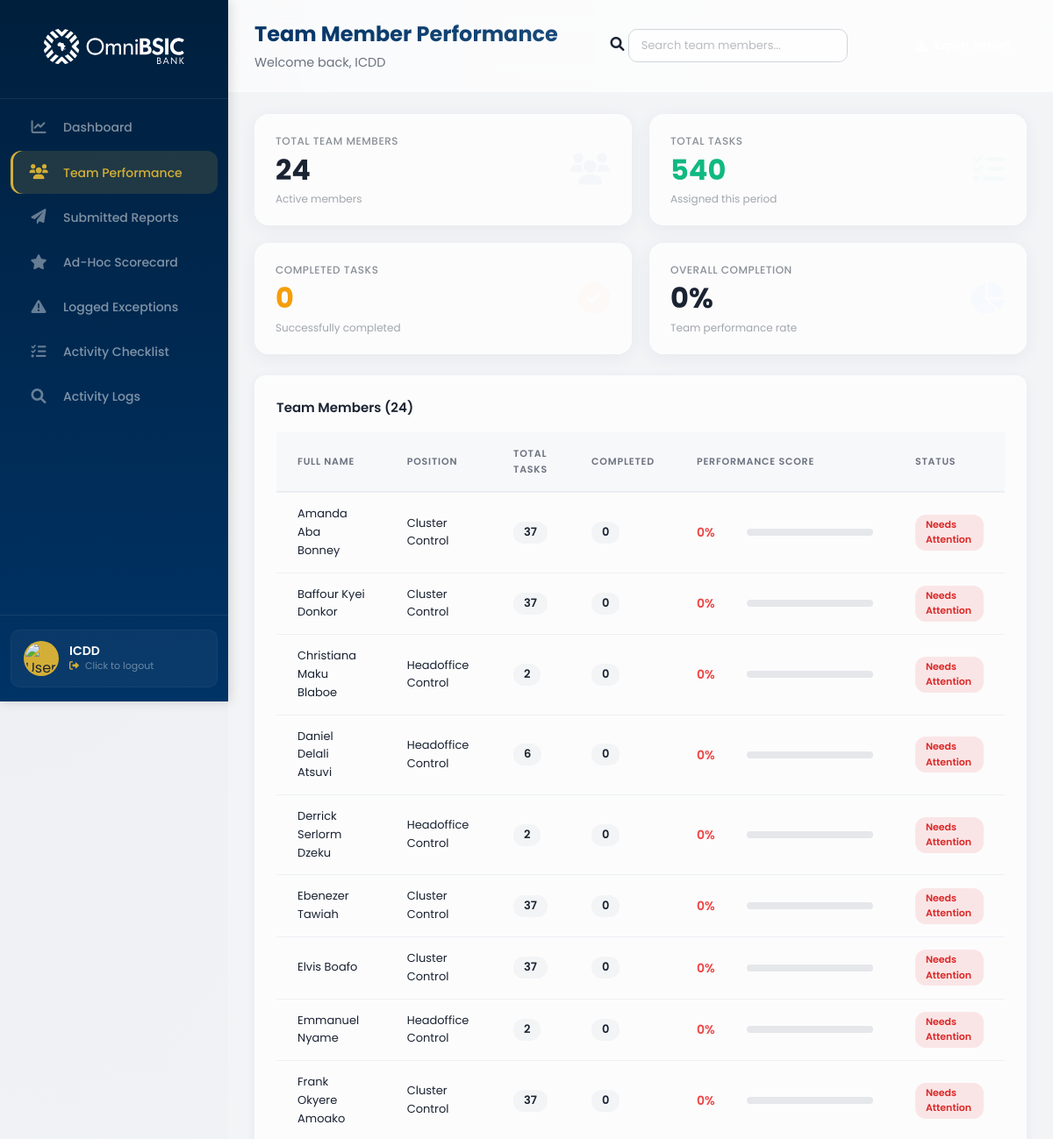
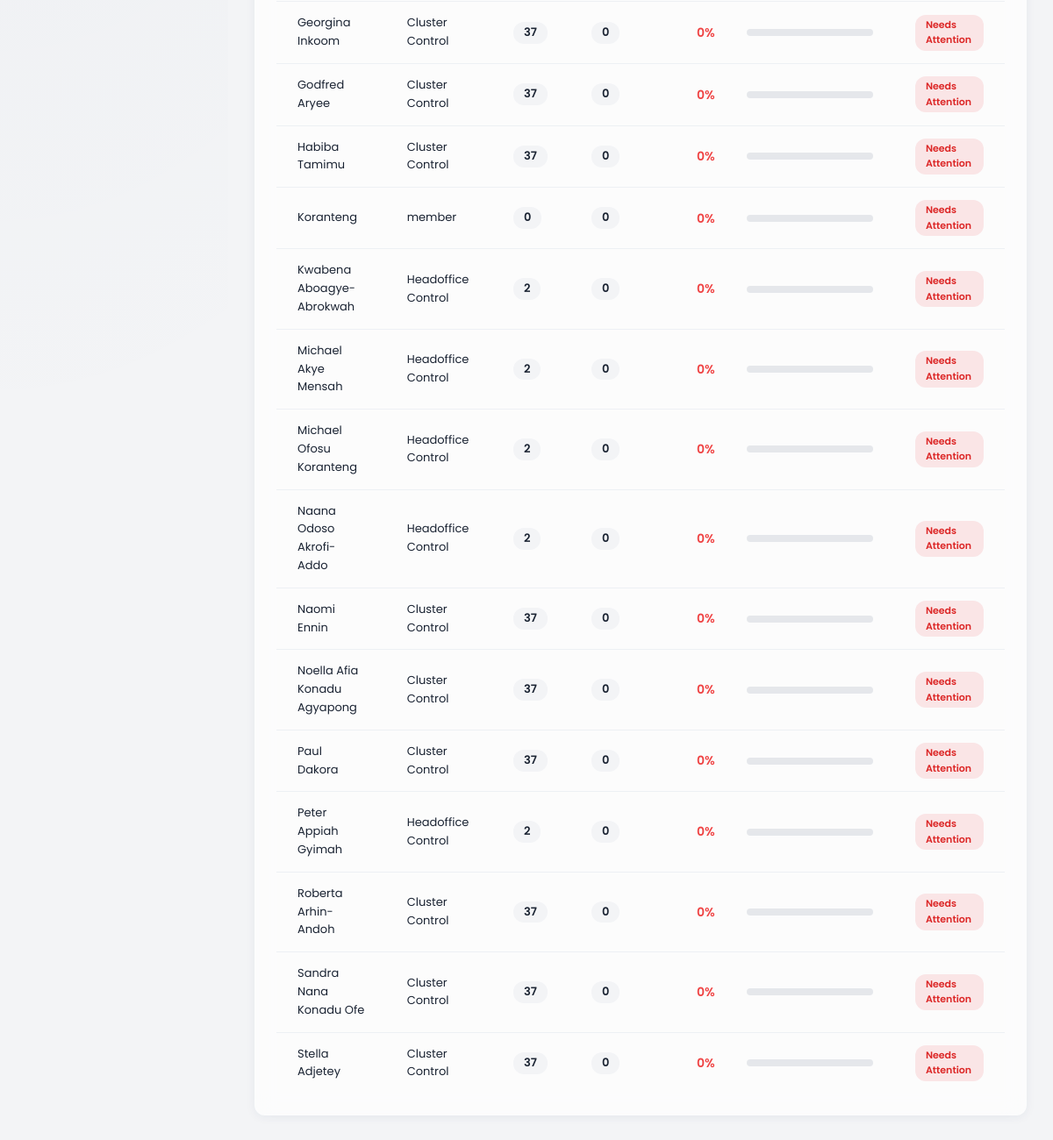
Page /adminboard/supervisor/team-performance/ (signed in) on the committed database (2 pictures, top to bottom).
### control_dashboard/models.py (models this page shows, shortened)
class UserProfile(models.Model):
    ROLE_CHOICES = [
        ('admin', 'Admin'),
        ('supervisor', 'Supervisor'),
        ('member', 'Member'),
    ]
    POSITION_CHOICES = [
        ('hc', 'Headoffice Control'),
        ('cc', 'Cluster Control'),
    ]
    STATUS_CHOICES = [
        ('active', 'Active'),
        ('inactive', 'Inactive'),
    ]
    user = models.OneToOneField(
        User,
        on_delete=models.CASCADE,
        related_name='profile',
        null=True,
        blank=True
    )
    email = models.EmailField(unique=True)
    full_name = models.CharField(max_length=200)
    username = models.CharField(max_length=150, unique=True, blank=True, null=True)
    position = models.CharField(max_length=50, choices=POSITION_CHOICES, default='member')
    role = models.CharField(max_length=50, choices=ROLE_CHOICES, default='member')
    status = models.CharField(max_length=50, choices=STATUS_CHOICES, default='active')
    departments = models.ManyToManyField(
        'Department',
        blank=True,
        related_name='user_profiles'
    )
    branches = models.ManyToManyField(
        'Branch',
        blank=True,
        related_name='user_profiles'
    )
    created_at = models.DateTimeField(auto_now_add=True)
    updated_at = models.DateTimeField(auto_now=True)
    class Meta:
        db_table = 'user_profiles'
        ordering = ['full_name']

### control_dashboard/views.py (the view)
# urls.py: path('supervisor/team-performance/', views.team_performance, name='team_performance'),
@login_required
def team_performance(request):
    try:
        user_profile = UserProfile.objects.get(email=request.user.email)
        if user_profile.role != 'supervisor' and user_profile.role != 'admin':
            messages.error(request, 'You do not have permission to access this page.')
            return redirect_dashboard(request.user)
    except UserProfile.DoesNotExist:
        return redirect_dashboard(request.user)
    team_members = UserProfile.objects.filter(role='member', status='active').order_by('full_name')
    team_data = []
    total_tasks = 0
    total_completed = 0
    for member in team_members:
        assigned_checklists = Checklist.objects.filter(assigned_users=member).count()
        completed_checklists = ChecklistLog.objects.filter(user=member).count()
        total_tasks += assigned_checklists
        total_completed += completed_checklists
        percentage = 0
        if assigned_checklists > 0:
            percentage = int((completed_checklists / assigned_checklists) * 100)
        if percentage >= 80:
            status = 'success'
            status_text = 'Excellent'
        elif percentage >= 50:
            status = 'warning'
            status_text = 'In Progress'
        else:
            status = 'danger'
            status_text = 'Needs Attention'
        team_data.append({
            'user': member,
            'total_tasks': assigned_checklists,
            'completed': completed_checklists,
            'percentage': percentage,
            'status': status,
            'status_text': status_text,
        })
    overall_completion = 0
    if total_tasks > 0:
        overall_completion = int((total_completed / total_tasks) * 100)
    context = {
        'user_profile': user_profile,
        'team_data': team_data,
        'total_members': len(team_members),
        'total_tasks': total_tasks,
        'total_completed': total_completed,
        'overall_completion': overall_completion,
    }
    return render(request, 'control_dashboard/team.html', context)

### control_dashboard/templates/control_dashboard/team.html (shortened to what this page needs)
{% extends 'control_dashboard/base.html' %}
{% load static %}
{% block extra_css %}
<link rel="stylesheet" href="{% static 'stylesheets/team-performance.css' %}" type="text/css">
{% endblock %}
{% block dashboard_url %}{% url 'control_dashboard:supervisor_dashboard' %}{% endblock %}
{% block nav_links %}
<li><a href="{% url 'control_dashboard:supervisor_dashboard' %}">
    <span class="nav-icon"><i class="fas fa-chart-line"></i></span>
    <span class="nav-text">Dashboard</span>
</a></li>
<li class="active"><a href="{% url 'control_dashboard:team_performance' %}">
    <span class="nav-icon"><i class="fas fa-users"></i></span>
    <span class="nav-text">Team Performance</span>
</a></li>
<li><a href="{% url 'control_dashboard:submitted_reports' %}">
    <span class="nav-icon"><i class="fas fa-paper-plane"></i></span>
    <span class="nav-text">Submitted Reports</span>
</a></li>
<li><a href="{% url 'control_dashboard:ad_hoc_scorecard' %}">
    <span class="nav-icon"><i class="fas fa-star"></i></span>
    <span class="nav-text">Ad-Hoc Scorecard</span>
</a></li>
<li><a href="{% url 'control_dashboard:logged_exceptions' %}">
    <span class="nav-icon"><i class="fas fa-exclamation-triangle"></i></span>
    <span class="nav-text">Logged Exceptions</span>
</a></li>
<li><a href="{% url 'control_dashboard:supervisor_checklist' %}">
    <span class="nav-icon"><i class="fas fa-tasks"></i></span>
    <span class="nav-text">Activity Checklist</span>
</a></li>
<li><a href="{% url 'control_dashboard:supervisor_activity_logs' %}">
    <span class="nav-icon"><i class="fas fa-search"></i></span>
    <span class="nav-text">Activity Logs</span>
</a></li>
{% endblock %}
{% block page_title %}Team Member Performance{% endblock %}
{% block top_header_center %}
<div class="header-filter-group">
    <label for="search-member"><i class="fas fa-search"></i></label>
    <input type="text" id="search-member" class="header-search" placeholder="Search team members..." onkeyup="filterTeamMembers()">
</div>
{% endblock %}
{% block top_header_right %}
<button class="btn-export-header" onclick="exportTeamData()">
    <i class="fas fa-download"></i> Export Report
</button>
{% endblock %}
{% block content %}
<div class="analytics-metrics-grid">
    <div class="metric-card border-left-primary">
        <div class="metric-card-content">
            <span class="card-metric-label">Total Team Members</span>
            <h3 class="card-metric-value text-primary">{{ total_members|default:0 }}</h3>
            <span class="card-metric-subtext">Active members</span>
        </div>
        <div class="metric-card-icon text-primary-dim"><i class="fas fa-users"></i></div>
    </div>
    <div class="metric-card border-left-success">
        <div class="metric-card-content">
            <span class="card-metric-label">Total Tasks</span>
            <h3 class="card-metric-value text-success">{{ total_tasks|default:0 }}</h3>
            <span class="card-metric-subtext">Assigned this period</span>
        </div>
        <div class="metric-card-icon text-success-dim"><i class="fas fa-tasks"></i></div>
    </div>
    <div class="metric-card border-left-warning">
        <div class="metric-card-content">
            <span class="card-metric-label">Completed Tasks</span>
            <h3 class="card-metric-value text-warning">{{ total_completed|default:0 }}</h3>
            <span class="card-metric-subtext">Successfully completed</span>
        </div>
        <div class="metric-card-icon text-warning-dim"><i class="fas fa-check-circle"></i></div>
    </div>
    <div class="metric-card border-left-info">
        <div class="metric-card-content">
            <span class="card-metric-label">Overall Completion</span>
            <h3 class="card-metric-value text-info">{{ overall_completion|default:0 }}%</h3>
            <span class="card-metric-subtext">Team performance rate</span>
        </div>
        <div class="metric-card-icon text-info-dim"><i class="fas fa-chart-pie"></i></div>
    </div>
</div>
<div class="table-container">
    <div class="table-header">
        <h4>Team Members ({{ team_data|length }})</h4>
    </div>
    <table class="users-table" id="teamTable">
        <thead>
            <tr>
                <th>Full Name</th>
                <th>Position</th>
                <th class="text-center">Total Tasks</th>
                <th class="text-center">Completed</th>
                <th style="width: 30%;">Performance Score</th>
                <th class="text-center">Status</th>
            </tr>
        </thead>
        <tbody>
            {% for member in team_data %}
            <tr data-name="{{ member.user.full_name|lower }}">
                <td class="font-bold">{{ member.user.full_name|default:member.user.email }}</td>
                <td>{{ member.user.get_position_display|default:"-" }}</td>
                <td class="text-center"><span class="task-count-badge">{{ member.total_tasks }}</span></td>
                <td class="text-center"><span class="task-count-badge">{{ member.completed }}</span></td>
                <td>
                    <div class="performance-metric-wrapper">
                        <span class="score-text {% if member.percentage >= 90 %}text-success{% elif member.percentage >= 70 %}text-warning{% else %}text-danger{% endif %}">
                            {{ member.percentage }}%
                        </span>
                        <div class="progress-track">
                        </div>
                    </div>
                </td>
                <td class="text-center">
                    <span class="status-badge {% if member.status == 'success' %}active{% elif member.status == 'warning' %}pending{% else %}inactive{% endif %}">
                        {{ member.status_text }}
                    </span>
                </td>
            </tr>
            {% endfor %}
        </tbody>
    </table>
</div>
{% endblock %}

### control_dashboard/templates/control_dashboard/base.html (shortened to what this page needs)
{% load static %}
<!DOCTYPE html>
<html>
    <head>
        <link rel="stylesheet" href="{% static 'stylesheets/base.css' %}" type="text/css">
        <link rel="stylesheet" href="https://cdnjs.cloudflare.com/ajax/libs/font-awesome/6.0.0-beta3/css/all.min.css">
        {% block extra_css %}{% endblock %}
    </head>
    <body>
        <div class="page-wrapper">
            <div class="nav-bar">
                <div class="logo">
                    <a href="{% block dashboard_url %}{% url 'control_dashboard:member_dashboard' %}{% endblock %}">
                        <img src="{% static 'images/OmniBSIC_Bank_Logo.svg' %}" alt="Bank Logo">
                    </a>
                </div>
                <ul class="nav-links">
                    {% block nav_links %}{% endblock %}
                </ul>
                <div class="nav-footer">
                    <div class="nav-profile-card" onclick="logoutUser()" style="cursor: pointer;" title="Click to logout">
                        <div class="nav-profile-img-wrapper">
                            <img src="{% static 'images/user-avatar.jpg' %}" alt="User Profile Image">
                        </div>
                        <div class="nav-profile-info">
                            <h4 class="nav-user-name">{{ user_profile.full_name|default:"User" }}</h4>
                            <p class="nav-user-role">
                                <i class="fas fa-sign-out-alt" style="font-size: 11px; margin-right: 4px;"></i>
                                Click to logout
                            </p>
                        </div>
                    </div>
                </div>
            </div>
            <div class="main-content-wrapper">
                <div class="top-header">
                    <div class="top-header-left">
                        <span class="page-title">{% block page_title %}Dashboard{% endblock %}</span>
                        {% block page_subtitle %}
                        <span class="page-subtitle">Welcome back, {{ user_profile.full_name|default:"User" }}</span>
                        {% endblock %}
                    </div>
                    {% block top_header_center %}{% endblock %}
                    <div class="top-header-right">
                        {% block top_header_right %}{% endblock %}
                    </div>
                </div>
                <div class="main-content">
                    {% block content %}{% endblock %}
                </div>
            </div>
        </div>
    </body>
</html>

### control_dashboard/static/stylesheets/team-performance.css (style rules this page uses)
.analytics-metrics-grid { display: grid; grid-template-columns: repeat(4, 1fr); gap: 20px; margin-bottom: 24px; }
.metric-card { background: var(--glass-bg); backdrop-filter: blur(16px); -webkit-backdrop-filter: blur(16px); border: 1px solid var(--glass-border); border-radius: 16px; padding: 20px 24px; display: flex; align-items: center; justify-content: space-between; transition: all 0.3s ease; box-shadow: 0 4px 20px var(--glass-shadow); position: relative; overflow: hidden; min-height: 100px; }
.metric-card.border-left-primary { border-left: 4px solid var(--omni-primary); }
.metric-card.border-left-success { border-left: 4px solid var(--omni-success); }
.metric-card.border-left-warning { border-left: 4px solid var(--omni-warning); }
.metric-card.border-left-info { border-left: 4px solid var(--omni-info); }
.metric-card-content { flex: 1; }
.card-metric-label { display: block; font-size: 12px; font-weight: 500; color: rgba(26, 35, 50, 0.5); text-transform: uppercase; letter-spacing: 0.5px; margin-bottom: 4px; }
.card-metric-value { font-size: 32px; font-weight: 700; margin: 0; line-height: 1.2; }
.card-metric-subtext { display: block; font-size: 12px; color: rgba(26, 35, 50, 0.4); margin-top: 4px; }
.text-primary { color: var(--omni-primary); }
.text-success { color: var(--omni-success); }
.text-warning { color: var(--omni-warning); }
.text-info { color: var(--omni-info); }
.text-primary-dim { color: rgba(0, 51, 153, 0.2); }
.text-success-dim { color: rgba(16, 185, 129, 0.2); }
.text-warning-dim { color: rgba(245, 158, 11, 0.2); }
.text-info-dim { color: rgba(59, 130, 246, 0.2); }
.metric-card-icon { font-size: 36px; opacity: 0.15; margin-left: 12px; flex-shrink: 0; }
.performance-metric-wrapper { display: flex; align-items: center; gap: 12px; }
.score-text { font-weight: 600; font-size: 14px; min-width: 45px; }
.text-success { color: #10b981; }
.text-warning { color: #f59e0b; }
.text-danger { color: #ef4444; }
.progress-track { flex: 1; height: 8px; background: #e5e7eb; border-radius: 4px; overflow: hidden; }
.task-count-badge { display: inline-block; padding: 2px 12px; background: #f3f4f6; border-radius: 12px; font-size: 13px; font-weight: 600; color: #1a2332; }
.status-badge { display: inline-block; padding: 3px 12px; border-radius: 12px; font-size: 11px; font-weight: 600; text-transform: capitalize; }
.status-badge.inactive { background: rgba(239, 68, 68, 0.12); color: #dc2626; }
.header-search { padding: 8px 14px; border: 1px solid #d1d5db; border-radius: 10px; font-size: 13px; font-family: 'Poppins', sans-serif; width: 250px; transition: all 0.3s ease; background: rgba(255, 255, 255, 0.6); }
.header-search::placeholder { color: rgba(26, 35, 50, 0.3); }
.btn-export-header { display: inline-flex; align-items: center; gap: 8px; padding: 8px 18px; background: var(--omni-primary); color: #ffffff; border: none; border-radius: 12px; cursor: pointer; font-size: 13px; font-weight: 500; font-family: 'Poppins', sans-serif; transition: all 0.3s ease; white-space: nowrap; }
.btn-export-header i { font-size: 14px; }
@media (max-width: 1200px) { .analytics-metrics-grid { grid-template-columns: repeat(2, 1fr); } }

### rows in the picture
UserProfile: full_name "ICDD"
UserProfile: user.full_name "Amanda Aba Bonney", user.position "Cluster Control", total_tasks "37", completed "0", percentage "0", status_text "Needs Attention"
UserProfile: user.full_name "Baffour Kyei Donkor", user.position "Cluster Control", total_tasks "37", completed "0", percentage "0", status_text "Needs Attention"
UserProfile: user.full_name "Christiana Maku Blaboe", user.position "Headoffice Control", total_tasks "2", completed "0", percentage "0", status_text "Needs Attention"
UserProfile: user.full_name "Daniel Delali Atsuvi", user.position "Headoffice Control", total_tasks "6", completed "0", percentage "0", status_text "Needs Attention"
UserProfile: user.full_name "Derrick Serlorm Dzeku", user.position "Headoffice Control", total_tasks "2", completed "0", percentage "0", status_text "Needs Attention"
UserProfile: user.full_name "Ebenezer Tawiah", user.position "Cluster Control", total_tasks "37", completed "0", percentage "0", status_text "Needs Attention"
UserProfile: user.full_name "Elvis Boafo", user.position "Cluster Control", total_tasks "37", completed "0", percentage "0", status_text "Needs Attention"
UserProfile: user.full_name "Emmanuel Nyame", user.position "Headoffice Control", total_tasks "2", completed "0", percentage "0", status_text "Needs Attention"
UserProfile: user.full_name "Frank Okyere Amoako", user.position "Cluster Control", total_tasks "37", completed "0", percentage "0", status_text "Needs Attention"
UserProfile: user.full_name "Georgina Inkoom", user.position "Cluster Control", total_tasks "37", completed "0", percentage "0", status_text "Needs Attention"
UserProfile: user.full_name "Godfred Aryee", user.position "Cluster Control", total_tasks "37", completed "0", percentage "0", status_text "Needs Attention"
UserProfile: user.full_name "Habiba Tamimu", user.position "Cluster Control", total_tasks "37", completed "0", percentage "0", status_text "Needs Attention"
UserProfile: user.full_name "Koranteng", user.position "member", total_tasks "0", completed "0", percentage "0", status_text "Needs Attention"
UserProfile: user.full_name "Kwabena Aboagye-Abrokwah", user.position "Headoffice Control", total_tasks "2", completed "0", percentage "0", status_text "Needs Attention"
UserProfile: user.full_name "Michael Akye Mensah", user.position "Headoffice Control", total_tasks "2", completed "0", percentage "0", status_text "Needs Attention"
UserProfile: user.full_name "Michael Ofosu Koranteng", user.position "Headoffice Control", total_tasks "2", completed "0", percentage "0", status_text "Needs Attention"
UserProfile: user.full_name "Naana Odoso Akrofi-Addo", user.position "Headoffice Control", total_tasks "2", completed "0", percentage "0", status_text "Needs Attention"
UserProfile: user.full_name "Naomi Ennin", user.position "Cluster Control", total_tasks "37", completed "0", percentage "0", status_text "Needs Attention"
UserProfile: user.full_name "Noella Afia Konadu Agyapong", user.position "Cluster Control", total_tasks "37", completed "0", percentage "0", status_text "Needs Attention"
UserProfile: user.full_name "Paul Dakora", user.position "Cluster Control", total_tasks "37", completed "0", percentage "0", status_text "Needs Attention"
UserProfile: user.full_name "Peter Appiah Gyimah", user.position "Headoffice Control", total_tasks "2", completed "0", percentage "0", status_text "Needs Attention"
UserProfile: user.full_name "Roberta Arhin-Andoh", user.position "Cluster Control", total_tasks "37", completed "0", percentage "0", status_text "Needs Attention"
UserProfile: user.full_name "Sandra Nana Konadu Ofe", user.position "Cluster Control", total_tasks "37", completed "0", percentage "0", status_text "Needs Attention"
UserProfile: user.full_name "Stella Adjetey", user.position "Cluster Control", total_tasks "37", completed "0", percentage "0", status_text "Needs Attention"

### other values in the picture
{{ total_members|default:0 }} "24"
{{ total_tasks|default:0 }} "540"
{{ total_completed|default:0 }} "0"
{{ overall_completion|default:0 }} "0"
{{ team_data|length }} "24"
